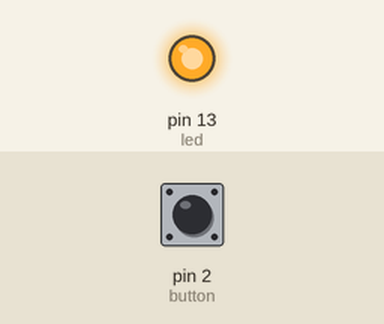
This sketch was run on a simulated Arduino Uno, built with avr-gcc and run on an emulated ATmega328P. Shown: output pins drawn as LEDs (lit = HIGH). The inputs (shaded band) are chosen by the test bench; at power-on: pin 2 (button) HIGH.

Above: at 1.2 s.
1.3 s: pin 2 (button) pulled LOW for 0.15 s
At 1.7 s:
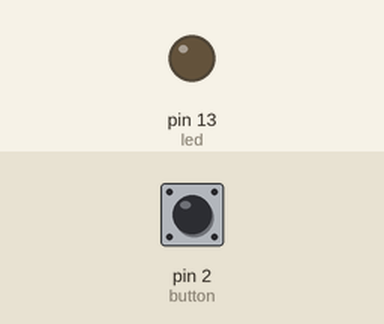
2.9 s: pin 2 (button) pulled LOW for 1 s
At 4.1 s:
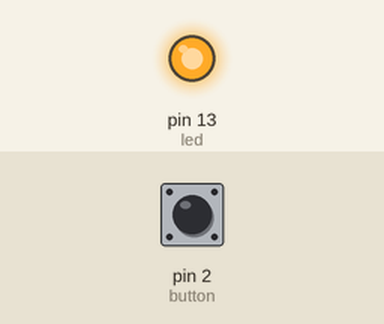
5.4 s: pin 2 (button) pulled LOW for 3.2 s
At 6.1 s:
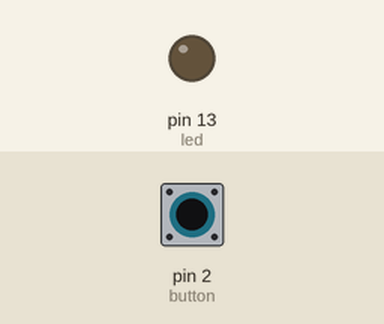
Timing chart, 0 to 8.4 s (numbered marks = the images above; inputs shaded):
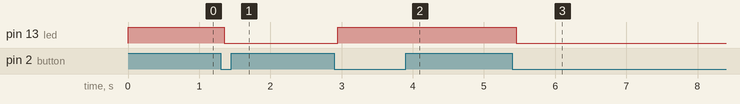

The sketch:

lab2-2.ino
```cpp
const int button = 2;       // 定義按鈕連接的數位腳位為2
const int led = 13;         // 定義內建LED連接的數位腳位為13
bool led_state = HIGH;      // LED的初始狀態設為HIGH（開啟LED）
unsigned long lastDebounceTime = 0; // 儲存上次按鈕狀態變化的時間
unsigned long debounceDelay = 50;   // de-bouncing延遲時間，單位為毫秒（防止按鈕抖動影響）
bool lastButtonState = HIGH;        // 儲存上次按鈕狀態的值，初始為HIGH（未按下）
bool buttonState;                   // 儲存當前按鈕狀態的值

void setup() {
pinMode(button, INPUT_PULLUP);  // 設置按鈕腳位為上拉輸入模式（默認為HIGH，按鈕按下時為LOW）
pinMode(led, OUTPUT);           // 設置LED腳位為輸出模式
digitalWrite(led, led_state);   // 設置LED的初始狀態（根據led_state變數）
}

void loop() {
// 讀取按鈕當前的電位（HIGH或LOW）
int reading = digitalRead(button);

// 如果按鈕狀態發生變化（按鈕被按下或釋放），重置去de-bouncing計時器
if (reading != lastButtonState) {
  lastDebounceTime = millis(); // 更新去抖動計時器為當前時間
}

// 如果當前時間與上次按鈕狀態變化時間的差超過去抖動延遲時間
if ((millis() - lastDebounceTime) > debounceDelay) {
  // 按鈕狀態已經穩定
  if (reading != buttonState) {
    buttonState=reading;

    if (buttonState==LOW)
    {
    led_state=!led_state;
    digitalWrite(led, led_state);
    }
  }
}

// 記錄當前按鈕狀態，以備下次迴圈使用
lastButtonState = reading; // 更新上次按鈕狀態為當前狀態
}
```

Measured:
- after the input at 1.3 s, pin 13 (led): HIGH → LOW after 0.05 s
- after the input at 2.9 s, pin 13 (led): LOW → HIGH after 0.05 s
- after the input at 5.4 s, pin 13 (led): HIGH → LOW after 0.05 s
